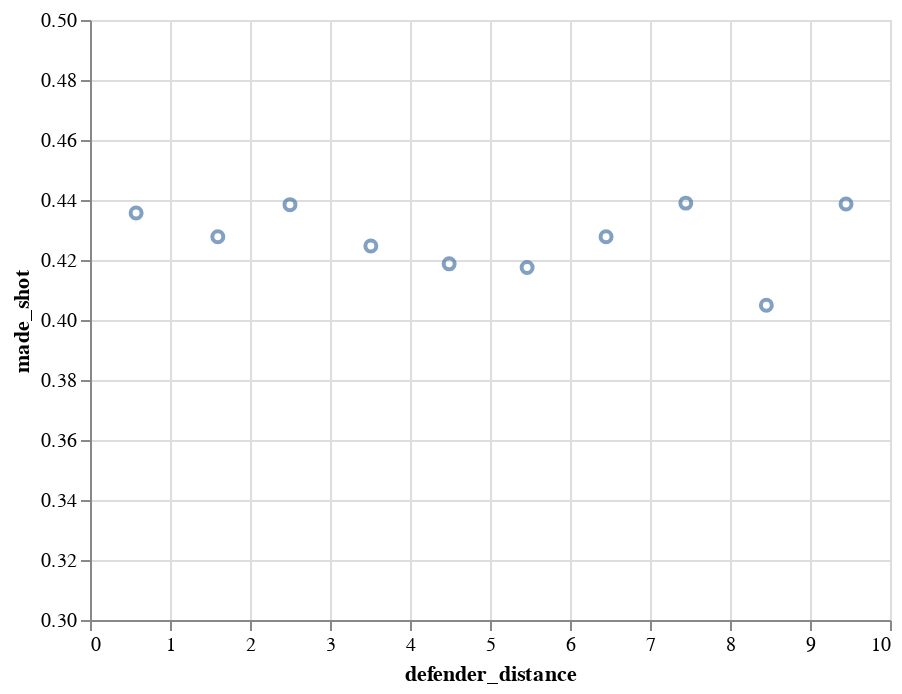

Notebook code cell kept with this figure:
### Markdown cell above
## Visualization
Now we try to plot the field goal percentage estimates versus defender distances (binned version) using '`bball_percentages`'. The x-axis is the defender distances, and the y-axis is the probability estimates. **Note: since the y-axis is encoding probabilities, we can fix its range to be from 0 to 1** by using `scale=alt.Scale(domain=(0, 1))` when specifying the y-axis in Altair.

<!--
BEGIN QUESTION
name: q2
manual: true
points: 5
gradescope: show
-->
<!-- EXPORT TO PDF -->

### Code cell
## Plot the shot probability vs defender distances

alt.Chart(bball_percentages).mark_point().encode(
    x = 'defender_distance',
    y = alt.Y('made_shot', scale = alt.Scale(domain=(.30, .5)))
)

### Figure 1 — Vega-Lite specification as saved in the notebook (floating-point values rounded to 4 significant figures)
{"config": {"view": {"continuousWidth": 400, "continuousHeight": 300}}, "data": {"name": "data-fbd0ef55f122c1ff9f8d945c4d5ab9eb"}, "mark": "point", "encoding": {"x": {"type": "quantitative", "field": "defender_distance"}, "y": {"type": "quantitative", "field": "made_shot", "scale": {"domain": [0.3, 0.5]}}}, "$schema": "https://vega.github.io/schema/vega-lite/v4.8.1.json", "datasets": {"data-fbd0ef55f122c1ff9f8d945c4d5ab9eb": [{"made_shot": 0.4357, "defender_distance": 0.5763}, {"made_shot": 0.4278, "defender_distance": 1.598}, {"made_shot": 0.4384, "defender_distance": 2.5}, {"made_shot": 0.4247, "defender_distance": 3.511}, {"made_shot": 0.4187, "defender_distance": 4.49}, {"made_shot": 0.4175, "defender_distance": 5.464}, {"made_shot": 0.4278, "defender_distance": 6.451}, {"made_shot": 0.439, "defender_distance": 7.447}, {"made_shot": 0.4049, "defender_distance": 8.454}, {"made_shot": 0.4386, "defender_distance": 9.45}]}}
